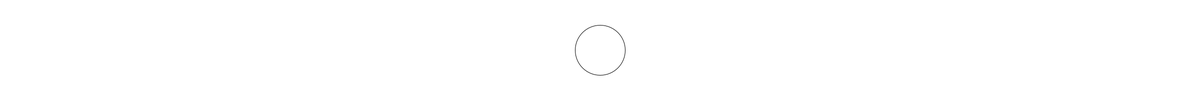
Frame 1 (no input)
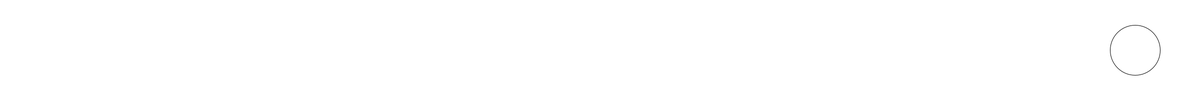
Frame 60 (the mouse pressed at the canvas centre just before this capture)
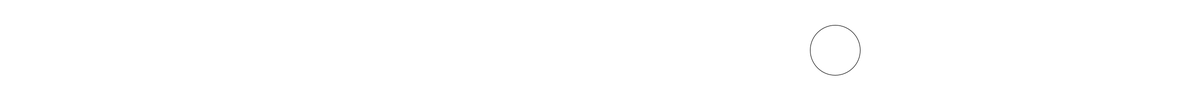
Frame 120 (the mouse held since frame 60 and released just before this capture)

The Processing sketch that drew these frames (run headless with seeded random() and noise(); from frame 60 on, the mouse is pressed at the canvas centre):

// Processing sketch: ch7_SHM2
// ── ch7_SHM2.pde
float angle = 0;
float angleVel = 1.3;
float amplitude = 1100;

void setup() {
  size(2400, 200);
  background(255);
}


void draw() {

  background(255);
  
  translate(width/2, height/2);

  float x = amplitude * sin(radians(angle));

  noFill();
  stroke(0);
  ellipse(x, 0, 100, 100);

  angle += angleVel;
}
